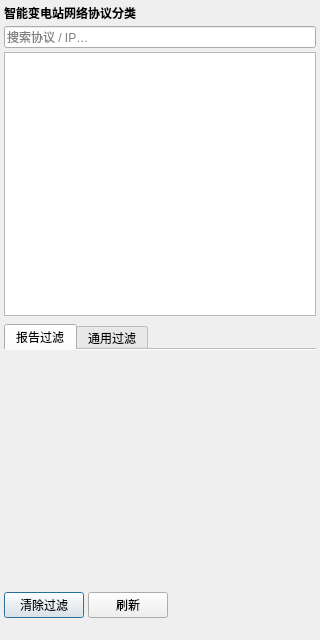
<?xml version="1.0" encoding="UTF-8"?>
<ui version="4.0">
 <class>IndustrialProtocolClassifyPanel</class>
 <widget class="QDialog" name="IndustrialProtocolClassifyPanel">
  <property name="geometry">
   <rect>
    <x>0</x>
    <y>0</y>
    <width>320</width>
    <height>640</height>
   </rect>
  </property>
  <property name="windowTitle">
   <string>智能变电站网络协议分类</string>
  </property>
  <layout class="QVBoxLayout" name="verticalLayout">
   <property name="leftMargin">
    <number>4</number>
   </property>
   <property name="topMargin">
    <number>4</number>
   </property>
   <property name="rightMargin">
    <number>4</number>
   </property>
   <property name="bottomMargin">
    <number>4</number>
   </property>
   <property name="spacing">
    <number>4</number>
   </property>
   <item>
    <widget class="QLabel" name="titleLabel">
     <property name="text">
      <string>智能变电站网络协议分类</string>
     </property>
     <property name="styleSheet">
      <string notr="true">font-weight: bold;</string>
     </property>
    </widget>
   </item>
   <item>
    <widget class="QLineEdit" name="searchEdit">
     <property name="placeholderText">
      <string>搜索协议 / IP…</string>
     </property>
     <property name="clearButtonEnabled">
      <bool>true</bool>
     </property>
    </widget>
   </item>
   <item>
    <widget class="QTreeWidget" name="protoTree">
     <property name="alternatingRowColors">
      <bool>true</bool>
     </property>
     <property name="uniformRowHeights">
      <bool>true</bool>
     </property>
     <property name="headerHidden">
      <bool>true</bool>
     </property>
     <property name="expandsOnDoubleClick">
      <bool>false</bool>
     </property>
     <property name="rootIsDecorated">
      <bool>true</bool>
     </property>
     <column>
      <property name="text">
       <string>协议</string>
      </property>
     </column>
    </widget>
   </item>
   <item>
    <widget class="QWidget" name="iec103FilterContainer" native="true">
     <property name="visible">
      <bool>false</bool>
     </property>
     <layout class="QVBoxLayout" name="iec103FilterLayout">
      <property name="leftMargin">
       <number>0</number>
      </property>
      <property name="topMargin">
       <number>0</number>
      </property>
      <property name="rightMargin">
       <number>0</number>
      </property>
      <property name="bottomMargin">
       <number>0</number>
      </property>
     </layout>
    </widget>
   </item>
   <item>
    <widget class="QWidget" name="reportContainer" native="true">
     <property name="visible">
      <bool>false</bool>
     </property>
     <layout class="QVBoxLayout" name="reportLayout">
      <property name="leftMargin">
       <number>0</number>
      </property>
      <property name="topMargin">
       <number>0</number>
      </property>
      <property name="rightMargin">
       <number>0</number>
      </property>
      <property name="bottomMargin">
       <number>0</number>
      </property>
      <item>
       <widget class="QTabWidget" name="mmsFilterTabs">
        <property name="currentIndex">
         <number>0</number>
        </property>
        <property name="documentMode">
         <bool>true</bool>
        </property>
        <widget class="QWidget" name="reportFilterTab">
         <attribute name="title">
          <string>报告过滤</string>
         </attribute>
         <layout class="QVBoxLayout" name="reportFilterTabLayout">
          <property name="leftMargin">
           <number>0</number>
          </property>
          <property name="topMargin">
           <number>4</number>
          </property>
          <property name="rightMargin">
           <number>0</number>
          </property>
          <property name="bottomMargin">
           <number>0</number>
          </property>
         </layout>
        </widget>
        <widget class="QWidget" name="generalFilterTab">
         <attribute name="title">
          <string>通用过滤</string>
         </attribute>
         <layout class="QVBoxLayout" name="generalFilterTabLayout">
          <property name="leftMargin">
           <number>0</number>
          </property>
          <property name="topMargin">
           <number>4</number>
          </property>
          <property name="rightMargin">
           <number>0</number>
          </property>
          <property name="bottomMargin">
           <number>0</number>
          </property>
         </layout>
        </widget>
       </widget>
      </item>
     </layout>
    </widget>
   </item>
   <item>
    <layout class="QHBoxLayout" name="buttonLayout">
     <item>
      <widget class="QPushButton" name="clearButton">
       <property name="text">
        <string>清除过滤</string>
       </property>
      </widget>
     </item>
     <item>
      <widget class="QPushButton" name="refreshButton">
       <property name="text">
        <string>刷新</string>
       </property>
      </widget>
     </item>
     <item>
      <spacer name="buttonSpacer">
       <property name="orientation">
        <enum>Qt::Horizontal</enum>
       </property>
       <property name="sizeHint" stdset="0">
        <size>
         <width>40</width>
         <height>20</height>
        </size>
       </property>
      </spacer>
     </item>
    </layout>
   </item>
   <item>
    <widget class="QLabel" name="hintLabel">
     <property name="wordWrap">
      <bool>true</bool>
     </property>
     <property name="text">
      <string/>
     </property>
    </widget>
   </item>
  </layout>
 </widget>
 <resources/>
 <connections/>
</ui>
